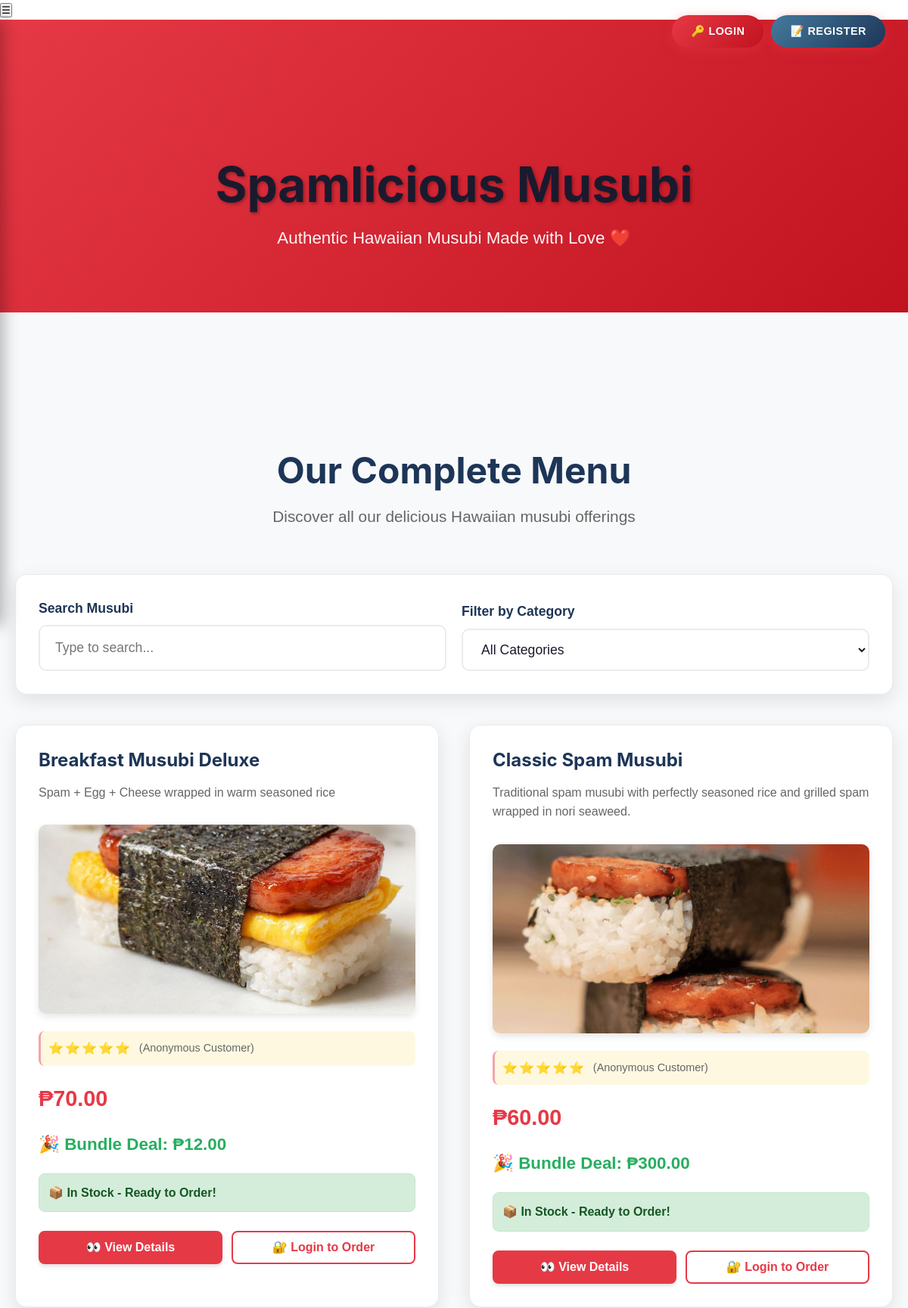
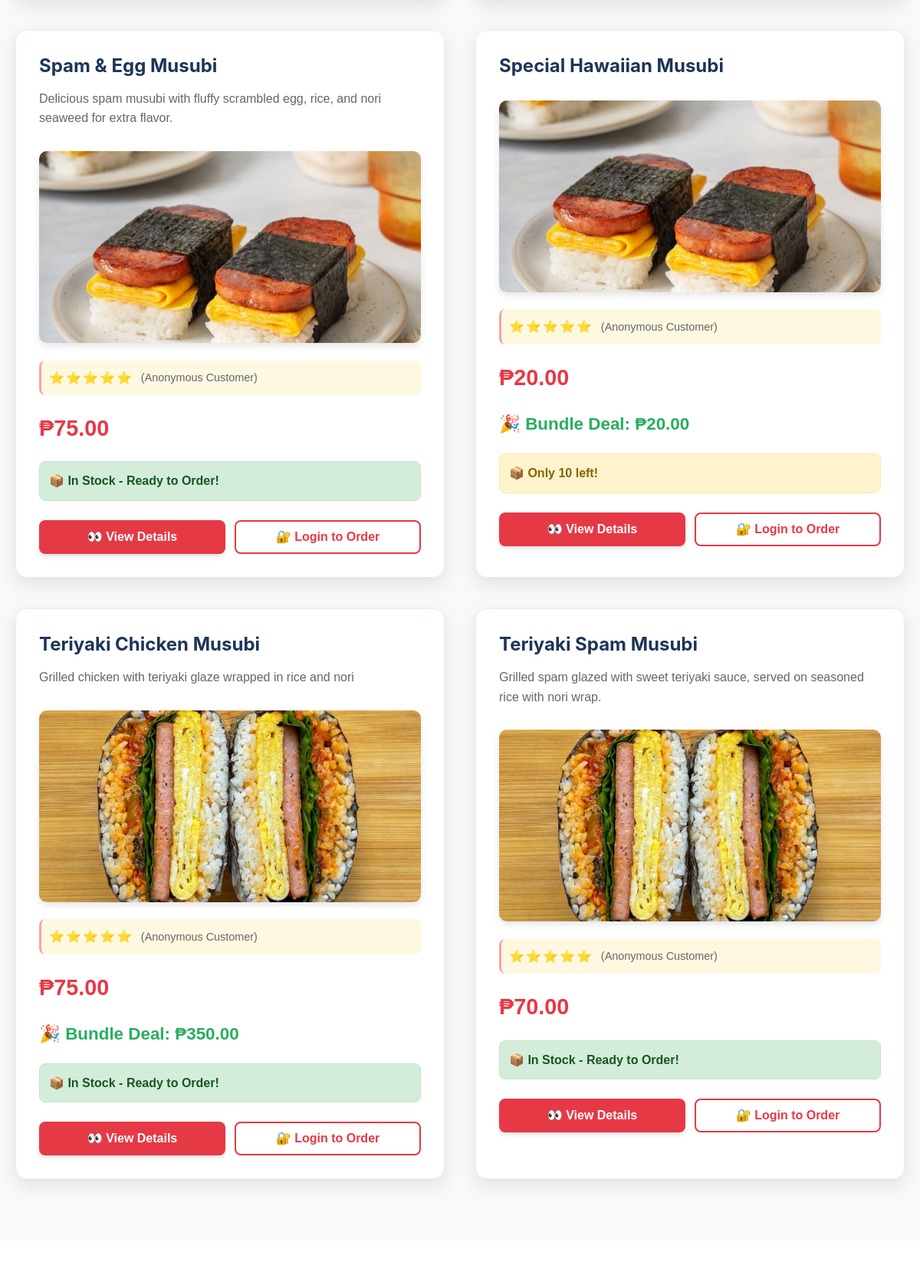
The app's page /search/ (upper part) with its own data (2 pictures, top to bottom).
### musubiapp/models.py (models this page shows, shortened)
class Product(models.Model):
    CATEGORY_CHOICES = [
        ('spam', 'Spam Musubi'),
        ('chicken', 'Chicken Musubi'),
        ('vegetarian', 'Vegetarian'),
        ('special', 'Special'),
    ]
    name = models.CharField(max_length=200)
    description = models.TextField()
    price = models.DecimalField(max_digits=10, decimal_places=2)
    bundle_price = models.DecimalField(max_digits=10, decimal_places=2, blank=True, null=True)
    stock = models.IntegerField(default=0)
    category = models.CharField(max_length=20, choices=CATEGORY_CHOICES, default='spam')
    image = models.ImageField(upload_to='products/', blank=True, null=True)
    is_active = models.BooleanField(default=True)
    created_at = models.DateTimeField(auto_now_add=True)

### musubiapp/views.py (the view)
# urls.py: path('search/', views.product_search, name='product_search'),
def product_search(request):
    query = request.GET.get('q', '')
    category = request.GET.get('category', '')
    min_price = request.GET.get('min_price', '')
    max_price = request.GET.get('max_price', '')
    sort_by = request.GET.get('sort', 'name')
    products = Product.objects.filter(is_active=True)
    if query:
        products = products.filter(name__icontains=query) | products.filter(description__icontains=query)
    if category:
        products = products.filter(category=category)
    if min_price:
        products = products.filter(price__gte=min_price)
    if max_price:
        products = products.filter(price__lte=max_price)
    if sort_by == 'price_low':
        products = products.order_by('price')
    elif sort_by == 'price_high':
        products = products.order_by('-price')
    elif sort_by == 'newest':
        products = products.order_by('-created_at')
    else:
        products = products.order_by('name')
    categories = Product.objects.values_list('category', flat=True).distinct()
    return render(request, 'musubiapp/product_list.html', {
        'products': products,
        'categories': categories,
        'query': query,
        'selected_category': category,
        'sort_by': sort_by
    })

### musubiapp/templates/musubiapp/product_list.html (shortened to what this page needs)
<!DOCTYPE html>
<html>
<head>
    {% load static %}
    <link rel="stylesheet" href="{% static 'musubiapp/css/design-system.css' %}">
</head>
<body>
    {% if user.is_authenticated %}
    <div class="top-user-bar">
        <div class="profile-dropdown">
            <button class="profile-btn" id="profileBtn" aria-label="Profile Menu">
                <span style="font-size: 1.5em; color: #999;">👤</span>
                <span class="dropdown-arrow">▼</span>
            </button>
            <div class="dropdown-menu" id="dropdownMenu">
                <div class="dropdown-header">
                    <div class="dropdown-avatar">{{ user.username|slice:":1"|upper }}</div>
                    <div class="dropdown-username">{{ user.username }}</div>
                    <div class="dropdown-role">Customer</div>
                </div>
                <div class="dropdown-body">
                    <a href="{% url 'profile' %}" class="dropdown-item">
                        <span class="dropdown-item-icon">👤</span>
                        <span>My Profile</span>
                    </a>
                    <div class="dropdown-divider"></div>
                    <form method="post" action="{% url 'logout' %}" style="margin: 0;">
                        {% csrf_token %}
                        <button type="submit" class="dropdown-item logout">
                            <span class="dropdown-item-icon">🚪</span>
                            <span>Logout</span>
                        </button>
                    </form>
                </div>
            </div>
        </div>
    </div>
    {% else %}
    <div class="top-user-bar">
        <div class="login-buttons">
            <a href="{% url 'customer_login' %}" class="login-btn">🔑 Login</a>
            <a href="{% url 'register' %}" class="login-btn" style="background: linear-gradient(135deg, #457B9D 0%, #1D3557 100%);">📝 Register</a>
        </div>
    </div>
    {% endif %}
    <button class="menu-toggle" id="menuToggle" aria-label="Toggle Menu">
        ☰
    </button>
    <header class="main-header">
        <div class="container">
            <h1>Spamlicious Musubi</h1>
            <p>Authentic Hawaiian Musubi Made with Love ❤️</p>
        </div>
    </header>
    <section class="menu-section">
        <div class="container">
            <div class="section-title">
                <h2>Our Complete Menu</h2>
                <p>Discover all our delicious Hawaiian musubi offerings</p>
            </div>
            <div class="search-filter-card">
                <div class="search-content">
                    <div class="search-row">
                        <div class="search-group">
                            <label for="searchInput" class="form-label">Search Musubi</label>
                            <input type="text" class="form-control" placeholder="Type to search..." id="searchInput">
                        </div>
                        <div class="search-group">
                            <label for="categoryFilter" class="form-label">Filter by Category</label>
                            <select class="form-control" id="categoryFilter">
                                <option value="">All Categories</option>
                            </select>
                        </div>
                    </div>
                </div>
            </div>
            <div class="products-grid" id="productsGrid">
                {% for product in products %}
                <div class="product-card"
                     data-category="{{ product.category|lower }}"
                     data-name="{{ product.name|lower }}">
                    <div class="product-content">
                        <h3 class="product-name">{{ product.name }}</h3>
                        <p class="product-description">{{ product.description }}</p>
                        {% if product.image %}
                            <img src="{{ product.image.url }}" alt="{{ product.name }}" class="product-image">
                        {% else %}
                            <div class="no-image">📷 No Image Available</div>
                        {% endif %}
                        <div class="product-reviews">
                            <span class="stars">⭐⭐⭐⭐⭐</span>
                            <span class="review-count">(Anonymous Customer)</span>
                        </div>
                        <p class="product-price">₱{{ product.price }}</p>
                        {% if product.bundle_price %}
                            <p class="product-price bundle">
                                🎉 Bundle Deal: ₱{{ product.bundle_price }}
                            </p>
                        {% endif %}
                        <div class="stock-info {% if product.stock == 0 %}stock-out{% elif product.stock <= 10 %}stock-low{% else %}stock-in{% endif %}">
                            📦
                            {% if product.stock == 0 %}
                                Sold Out
                            {% elif product.stock <= 10 %}
                                Only {{ product.stock }} left!
                            {% else %}
                                In Stock - Ready to Order!
                            {% endif %}
                        </div>
                        <div class="product-actions">
                            <a href="{% url 'product_detail' product.id %}" class="btn btn-primary">
                                👀 View Details
                            </a>
                            {% if user.is_authenticated %}
                                {% if user.customer.role == 'customer' and product.stock > 0 %}
                                    <button class="btn btn-outline add-to-cart-btn" data-product-id="{{ product.id }}">
                                        🛒 Add to Cart
                                    </button>
                                {% elif user.customer.role == 'customer' and product.stock == 0 %}
                                    <button class="btn btn-outline" disabled>
                                        ❌ Out of Stock
                                    </button>
                                {% endif %}
                            {% else %}
                                <a href="{% url 'customer_login' %}" class="btn btn-outline">
                                    🔐 Login to Order
                                </a>
                            {% endif %}
                        </div>
                    </div>
                </div>
                {% endfor %}
            </div>
        </div>
    </section>
</body>
</html>

### musubiapp/static/musubiapp/css/design-system.css (style rules this page uses)
:root { --color-primary: #E63946; --color-primary-dark: #C1121F; --color-primary-light: #F4A3A8; --color-primary-rgb: 230, 57, 70; --color-secondary: #457B9D; --color-secondary-dark: #1D3557; --color-secondary-light: #A8DADC; --color-secondary-rgb: 69, 123, 157; --color-dark: #1A1A2E; --color-gray-dark: #495057; --color-gray: #6C757D; --color-gray-light: #E9ECEF; --color-white: #FFFFFF; --color-black: #000000; --color-success: #06D6A0; --color-warning: #FFB703; --color-error: #E63946; --color-info: #457B9D; --bg-primary: #FFFFFF; --bg-secondary: #F8F9FA; --bg-dark: #1A1A2E; --bg-overlay: rgba(0, 0, 0, 0.5); --text-primary: #1A1A2E; --text-secondary: #495057; --text-muted: #6C757D; --text-inverse: #FFFFFF; --border-color: #E9ECEF; --border-color-dark: #DEE2E6; --space-1: 0.25rem; --space-2: 0.5rem; --space-3: 0.75rem; --space-4: 1rem; --space-5: 1.25rem; --space-6: 1.5rem; --space-8: 2rem; --space-10: 2.5rem; --space-12: 3rem; --space-16: 4rem; --text-xs: 0.75rem; --text-sm: 0.875rem; --text-base: 1rem; --text-lg: 1.125rem; --text-xl: 1.25rem; --text-2xl: 1.5rem; --text-3xl: 1.875rem; --text-4xl: 2.25rem; --text-5xl: 3rem; --font-light: 300; --font-regular: 400; --font-medium: 500; --font-semibold: 600; --font-bold: 700; --font-extrabold: 800; --radius-sm: 0.25rem; --radius-base: 0.5rem; --radius-md: 0.75rem; --radius-lg: 1rem; --radius-xl: 1.5rem; --radius-full: 9999px; --shadow-sm: 0 1px 2px rgba(0,0,0,0.05); --shadow-base: 0 1px 3px rgba(0,0,0,0.1), 0 1px 2px rgba(0,0,0,0.06); --shadow-md: 0 4px 6px rgba(0,0,0,0.07), 0 2px 4px rgba(0,0,0,0.06); --shadow-lg: 0 10px 15px rgba(0,0,0,0.1), 0 4px 6px rgba(0,0,0,0.05); --shadow-xl: 0 20px 25px rgba(0,0,0,0.1), 0 10px 10px rgba(0,0,0,0.04); --shadow-2xl: 0 25px 50px rgba(0,0,0,0.15); --transition-fast: 150ms cubic-bezier(0.4, 0, 0.2, 1); --transition-base: 300ms cubic-bezier(0.4, 0, 0.2, 1); --transition-slow: 500ms cubic-bezier(0.4, 0, 0.2, 1); --z-dropdown: 1000; --z-sticky: 1020; --z-fixed: 1030; --z-modal-backdrop: 1040; --z-modal: 1050; --z-popover: 1060; --z-tooltip: 1070; }
* { margin: 0; padding: 0; box-sizing: border-box; }
body { font-family: 'Inter', 'Segoe UI', system-ui, -apple-system, sans-serif; font-size: var(--text-base); line-height: 1.6; color: var(--text-primary); background-color: var(--bg-secondary); -webkit-font-smoothing: antialiased; -moz-osx-font-smoothing: grayscale; }
h1, h2, h3, h4, h5, h6 { font-family: 'Poppins', 'Inter', sans-serif; font-weight: var(--font-bold); line-height: 1.2; color: var(--text-primary); }
h1 { font-size: var(--text-5xl); }
h2 { font-size: var(--text-4xl); }
h3 { font-size: var(--text-3xl); }
.btn { display: inline-flex; align-items: center; justify-content: center; gap: var(--space-2); padding: var(--space-3) var(--space-6); font-size: var(--text-base); font-weight: var(--font-semibold); line-height: 1; text-decoration: none; border: none; border-radius: var(--radius-base); cursor: pointer; transition: all var(--transition-base); white-space: nowrap; }
.btn-primary { background: linear-gradient(135deg, var(--color-primary) 0%, var(--color-primary-dark) 100%); color: var(--color-white); box-shadow: var(--shadow-md); }
.btn-outline { background: transparent; color: var(--color-primary); border: 2px solid var(--color-primary); }
.form-label { display: block; margin-bottom: var(--space-2); font-weight: var(--font-semibold); color: var(--text-primary); font-size: var(--text-sm); }
.form-control { width: 100%; padding: var(--space-3) var(--space-4); font-size: var(--text-base); line-height: 1.5; color: var(--text-primary); background-color: var(--bg-primary); border: 2px solid var(--border-color); border-radius: var(--radius-base); transition: all var(--transition-base); }

### records on screen
Product: name "Breakfast Musubi Deluxe", description "Spam + Egg + Cheese wrapped in warm seasoned rice", image (picture), price "70.00", bundle_price "12.00", stock "In Stock - Ready to Order!"
Product: name "Classic Spam Musubi", description "Traditional spam musubi with perfectly seasoned rice and grilled spam wrapped in nori seaweed.", image (picture), price "60.00", bundle_price "300.00", stock "In Stock - Ready to Order!"
Product: name "Spam & Egg Musubi", description "Delicious spam musubi with fluffy scrambled egg, rice, and nori seaweed for extra flavor.", image (picture), price "75.00", stock "In Stock - Ready to Order!"
Product: name "Special Hawaiian Musubi", image (picture), price "20.00", bundle_price "20.00", stock "10"
Product: name "Teriyaki Chicken Musubi", description "Grilled chicken with teriyaki glaze wrapped in rice and nori", image (picture), price "75.00", bundle_price "350.00", stock "In Stock - Ready to Order!"
Product: name "Teriyaki Spam Musubi", description "Grilled spam glazed with sweet teriyaki sauce, served on seasoned rice with nori wrap.", image (picture), price "70.00", stock "In Stock - Ready to Order!"
